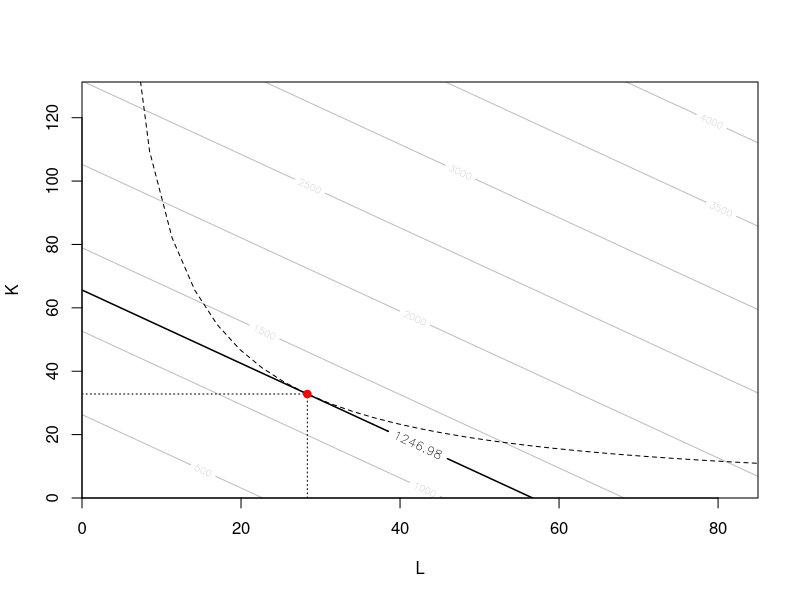

Source code (R):
## ---- chunk 1
## DATA GENERATION
ok <- FALSE

while(!ok){
L_multipli <- sample(1:3, 1)
L_multipli_print <- if(L_multipli != 1) L_multipli else "" 
Q <- sample(seq(100, 1000, by=10), 1)
p_K <- sample(2:30, 1)
p_L <- sample(2:30, 1)

## QUESTION/ANSWER GENERATION
L <- round((L_multipli * (p_K/p_L) * Q)^(1/(L_multipli+1)), digits = 8)
K <- round((1/L_multipli) * (p_L/p_K) * L, digits = 8)
cost <- (p_L*L + p_K*K)
lambda <- round(p_K/(L^L_multipli),digits=6)
ratio <- round((p_L)/(p_K * L_multipli), digits=6)

type <- sample(c("mão-de-obra", "capital", "custos"), 1)

switch(type,
"mão-de-obra" = {
  question <- "Qual é a quantidade do fator de produção _mão-de-obra_ neste mínimo?"
  solution <- paste0("Dado o resultado alvo, a quantidade ideal do fator de produção _mão-de-obra_ é $L = ", fmt(L), "$.")
  sol <- L
  com1 <- "<!--"
  com2 <- "-->"
},
"capital" = {
  question <- "Qual é o valor do _capital_ do fator de produção neste mínimo?"
  solution <- paste0("Dado o resultado alvo, a quantidade ideal do _capital_ do fator de produção é $K = ", fmt(K), "$.")
  sol <- K
  com1 <- "<!--"
  com2 <- "-->"
},
"costs" = {
  question <- "Quais são, neste caso, os custos mínimos?"
  solution <- paste0("Dado o resultado alvo, os custos mínimos são $", fmt(cost), "$.")
  sol <- cost
  com1 <- ""
  com2 <- ""
})

ok <- L > 1 & K > 1 & cost > 0
}
## ---- chunk 2
costfunction <- function(x1, x2) (p_L * x1 + p_K * x2)
prodfunction <- function(x) (Q/x^(L_multipli))

x1 <- seq(0, L * 3, length = L * 10)
x2 <- seq(0, K * 4, length = K * 10)
y <- outer(x1, x2, costfunction)

contour(x1, x2, y, xaxs = "i", yaxs = "i", xlab = "L", ylab = "K", col = "gray")
plot(prodfunction, 0, L * 10, add = TRUE, lty = 2)
contour(x1, x2, y, add = TRUE, xaxs = "i", yaxs = "i",
  levels = costfunction(L, K), labcex = 0.8, lwd = 1.5)
lines(c(L,L),c(0,K), lty=3)
lines(c(0,L),c(K,K), lty=3)
points(L, K, pch = 19, col = "red")
